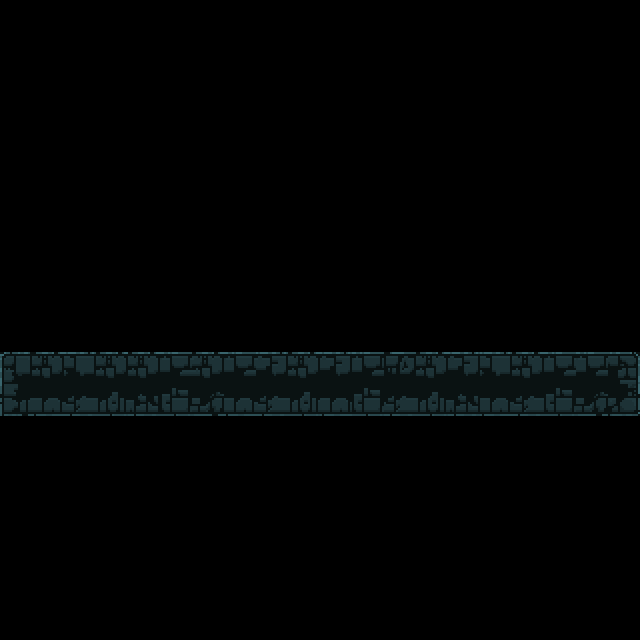

The image is a tile-based game level rendered from a .tmx file. Its description and complete source (layers, tilesets, objects, tile grids) follow:
An orthogonal 20x20 tile map with 32x32 px tiles, 1 tile layer (Tile Layer 1), 2 tilesets and 1 object (bat).

<map version="1.0" orientation="orthogonal" renderorder="right-down" width="20" height="20" tilewidth="32" tileheight="32" nextobjectid="3">
 <tileset firstgid="1" name="platform" tilewidth="32" tileheight="32" tilecount="48">
  <image source="../images/platform.png" width="256" height="192" />
 </tileset>
 <tileset firstgid="49" name="bat" tilewidth="50" tileheight="50" tilecount="1">
  <image source="../images/bat.png" width="50" height="50" />
 </tileset>
 <layer name="Tile Layer 1" width="20" height="20">
  <data encoding="csv">
0,0,0,0,0,0,0,0,0,0,0,0,0,0,0,0,0,0,0,0,
0,0,0,0,0,0,0,0,0,0,0,0,0,0,0,0,0,0,0,0,
0,0,0,0,0,0,0,0,0,0,0,0,0,0,0,0,0,0,0,0,
0,0,0,0,0,0,0,0,0,0,0,0,0,0,0,0,0,0,0,0,
0,0,0,0,0,0,0,0,0,0,0,0,0,0,0,0,0,0,0,0,
0,0,0,0,0,0,0,0,0,0,0,0,0,0,0,0,0,0,0,0,
0,0,0,0,0,0,0,0,0,0,0,0,0,0,0,0,0,0,0,0,
0,0,0,0,0,0,0,0,0,0,0,0,0,0,0,0,0,0,0,0,
0,0,0,0,0,0,0,0,0,0,0,0,0,0,0,0,0,0,0,0,
0,0,0,0,0,0,0,0,0,0,0,0,0,0,0,0,0,0,0,0,
0,0,0,0,0,0,0,0,0,0,0,0,0,0,0,0,0,0,0,0,
1,2,5,2,2,4,2,4,3,2,3,4,7,2,3,5,2,4,4,8,
25,26,27,28,29,30,31,26,27,28,26,30,27,28,29,26,27,30,31,32,
0,0,0,0,0,0,0,0,0,0,0,0,0,0,0,0,0,0,0,0,
0,0,0,0,0,0,0,0,0,0,0,0,0,0,0,0,0,0,0,0,
0,0,0,0,0,0,0,0,0,0,0,0,0,0,0,0,0,0,0,0,
0,0,0,0,0,0,0,0,0,0,0,0,0,0,0,0,0,0,0,0,
0,0,0,0,0,0,0,0,0,0,0,0,0,0,0,0,0,0,0,0,
0,0,0,0,0,0,0,0,0,0,0,0,0,0,0,0,0,0,0,0,
0,0,0,0,0,0,0,0,0,0,0,0,0,0,0,0,0,0,0,0
</data>
 </layer>
 <objectgroup name="Object Layer 1">
  <object id="1" type="bat" gid="49" x="512" y="320" width="50" height="50">
   <properties>
    <property name="maxDistance" value="100" />
    <property name="speed" value="-50" />
   </properties>
  </object>
 </objectgroup>
</map>
